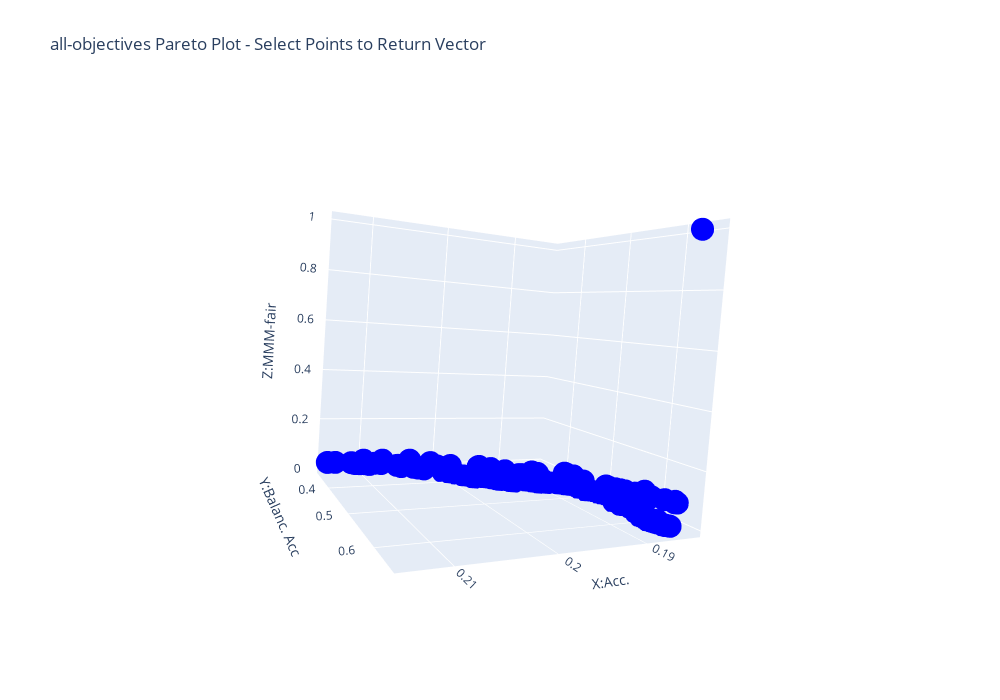
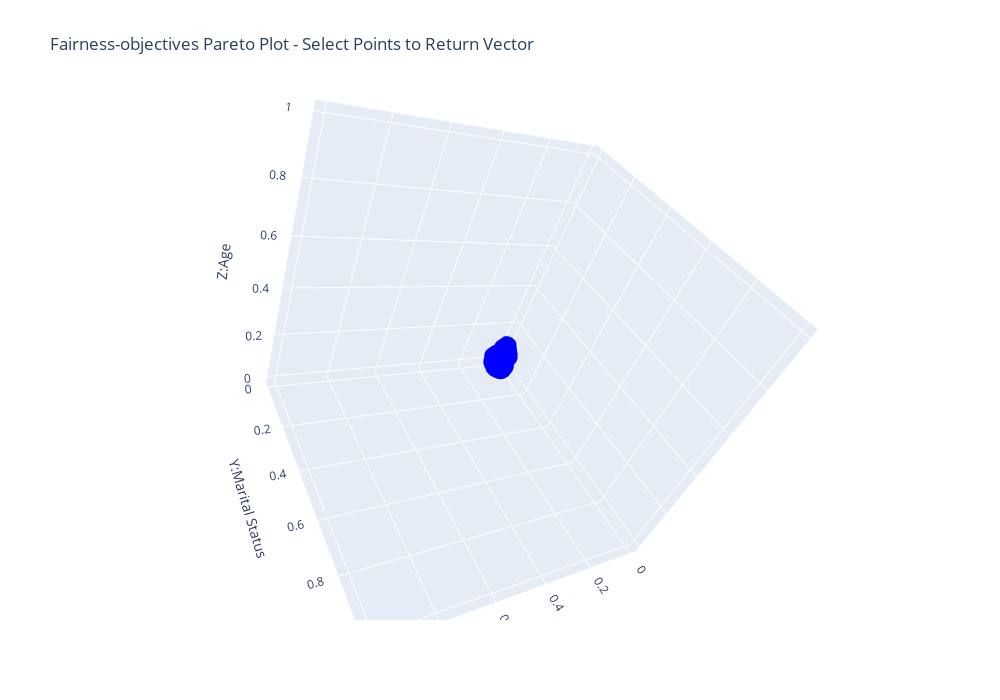

Here is the notebook cell these charts were saved with, in order:
### Code cell
see_pareto(vis_stats)

### Figure 1 — Plotly figure (JSON) as saved in the notebook; plotly's stock layout.template omitted (floating-point values rounded to 4 significant figures; data arrays with more than 128 entries replaced by an {"elided": "..."} marker saying what was removed)
{"data": [{"customdata": {"elided": "501 str values"}, "marker": {"color": "blue"}, "mode": "markers", "name": "Points", "scene": "scene", "text": {"elided": "501 str values"}, "type": "scatter3d", "x": {"elided": "501 float values"}, "y": {"elided": "501 float values"}, "z": {"elided": "501 float values"}}], "layout": {"height": 700, "scene": {"aspectmode": "auto", "aspectratio": {"x": 1, "y": 1, "z": 1}, "camera": {"center": {"x": 0, "y": 0, "z": 0}, "eye": {"x": 0.9835, "y": 1.935, "z": 0.1295}, "projection": {"type": "perspective"}, "up": {"x": 0.03914, "y": -0.08651, "z": 0.9955}}, "domain": {"x": [0, 1], "y": [0, 1]}, "xaxis": {"title": {"text": "X:Acc."}, "type": "linear"}, "yaxis": {"title": {"text": "Y:Balanc. Acc"}, "type": "linear"}, "zaxis": {"title": {"text": "Z:MMM-fair"}, "type": "linear"}}, "title": {"text": "all-objectives Pareto Plot - Select Points to Return Vector"}, "width": 1000}}

### Figure 2 — Plotly figure (JSON) as saved in the notebook; plotly's stock layout.template omitted (floating-point values rounded to 4 significant figures; data arrays with more than 128 entries replaced by an {"elided": "..."} marker saying what was removed)
{"data": [{"customdata": {"elided": "501 str values"}, "marker": {"color": "blue"}, "mode": "markers", "name": "Points", "scene": "scene", "text": {"elided": "501 str values"}, "type": "scatter3d", "x": {"elided": "501 float values"}, "y": {"elided": "501 float values"}, "z": {"elided": "501 float values"}}], "layout": {"height": 700, "scene": {"aspectmode": "auto", "aspectratio": {"x": 1.002, "y": 0.9962, "z": 1.002}, "camera": {"center": {"x": 0, "y": 0, "z": 0}, "eye": {"x": 1.093, "y": 1.093, "z": 1.093}, "projection": {"type": "perspective"}, "up": {"x": 0.2711, "y": -0.2104, "z": 0.9393}}, "domain": {"x": [0, 1], "y": [0, 1]}, "xaxis": {"title": {"text": "X:Sex"}, "type": "linear"}, "yaxis": {"title": {"text": "Y:Marital Status"}, "type": "linear"}, "zaxis": {"title": {"text": "Z:Age"}, "type": "linear"}}, "title": {"text": "Fairness-objectives Pareto Plot - Select Points to Return Vector"}, "width": 1000}}
